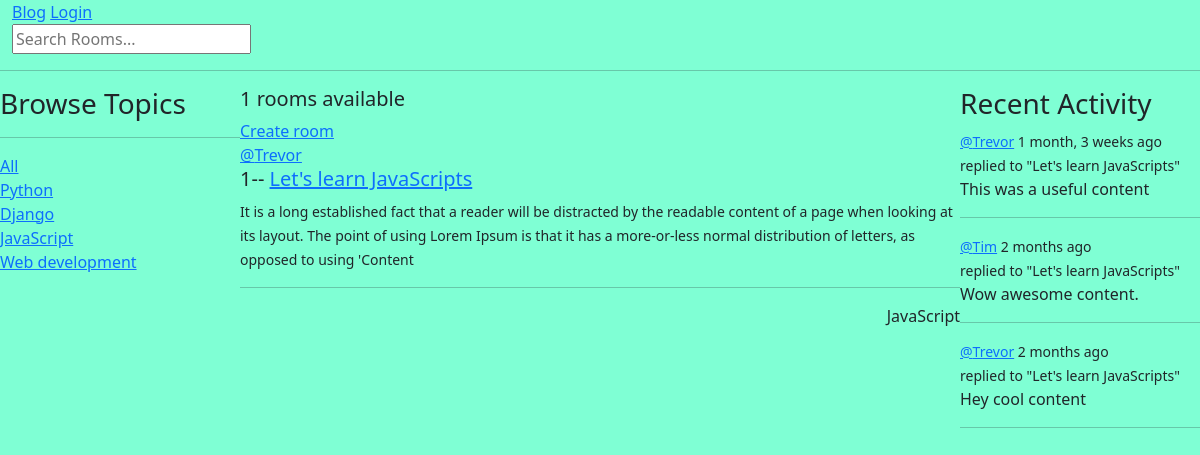
The app's page /home/?q=JavaScript with its own data.
### blogapp/models.py (models this page shows)
class Topic(models.Model):
    name = models.CharField(max_length=200)
    def __str__(self):
        return self.name

class Room(models.Model):
    host = models.ForeignKey(User, on_delete=models.SET_NULL,null=True)
    topic = models.ForeignKey(Topic, on_delete=models.SET_NULL,null=True)
    name = models.CharField(max_length=200)
    description = models.TextField(null=True, blank=True)
    participants = models.ManyToManyField(User, related_name='participants', blank=True)
    updated = models.DateTimeField(auto_now=True)
    created = models.DateTimeField(auto_now_add=True)
    class Meta:
        ordering = ['-updated','-created']
    def __str__(self):
        return self.name

class Message(models.Model):
    user = models.ForeignKey(User, on_delete=models.CASCADE)
    room = models.ForeignKey(Room, on_delete=models.CASCADE)
    body = models.TextField()
    updated = models.DateTimeField(auto_now=True)
    created = models.DateTimeField(auto_now_add=True)
    class Meta:
        ordering = ['-updated','-created']
    def __str__(self):
        return self.body[0:50]

### blogapp/views.py (the view)
# urls.py: 2. Add a URL to urlpatterns:  path('', views.home, name='home')
def home(request):
    q = request.GET.get('q') if request.GET.get('q') != None else ''
    topics = Topic.objects.all()
    rooms =Room.objects.filter(
        Q(topic__name__icontains=q) |
        Q(description__icontains=q) |
        Q(name__icontains=q) |
        Q(host__username__icontains=q)
    )
    room_count = rooms.count()
    room_messages = Message.objects.filter(Q(room__topic__name__icontains=q))
    context = {'rooms':rooms, 'topics':topics, 'room_count':room_count,'room_messages':room_messages}
    return render(request,'home.html',context)

### templates/home.html (shortened to what this page needs)
<!doctype html>
<html lang="en">
<head>
</head>
<body>
{% extends 'base.html' %}
{% block content %}
    <div class="home-container">
        <div>
            {% include 'topic-component.html' %}
        </div>
        <div>
            <h5>{{ room_count }} rooms available</h5>
            <a href="{% url 'createRoom' %}">Create room</a>
            {% include 'feed_component.html' %}
        </div>
        <div>
           {% include 'activity_component.html' %}
        </div>
    </div>
{% endblock %}

### templates/topic-component.html (shortened to what this page needs)
<!doctype html>
<html lang="en">
<head>
</head>
<body>
<h3>Browse Topics</h3>
<hr>
<div>
    <a href="{% url 'home' %}">All</a>
</div>
{% for topic in topics %}
    <div>
        <a href="{% url 'home' %}?q={{ topic.name }}">{{ topic.name }}</a>
    </div>
{% endfor %}
</body>
</html>

### templates/feed_component.html (shortened to what this page needs)
<!doctype html>
<html lang="en">
<head>
</head>
<body>
<div>
                {% for room in rooms %}
                    <div>
                        <a href="{% url 'userprofile' room.host.id%}">@{{ room.host }}</a>
                        <h5>{{ room.id }}-- <a href="{% url 'room' room.id%}">{{ room.name }}</a></h5>
                        <small>{{ room.description }}</small>
                        <hr>
                        <div class="d-flex justify-content-end">
                            <div>
                                <span>{{ room.topic }}</span>
                            </div>
                        </div>
                    </div>
                {% endfor %}
            </div>
</body>
</html>

### templates/activity_component.html (shortened to what this page needs)
<!doctype html>
<html lang="en">
<head>
</head>
<body>
 <h3>Recent Activity</h3>
 {% for room_message in room_messages %}
     <div>
         <small><a href="{% url 'userprofile' room_message.user.id%}">@{{ room_message.user }}</a>  {{ room_message.created | timesince }} ago</small>
         <br>
         <small>replied to "{{ room_message.room }}"</small>
         <br>
         <p>{{ room_message}}</p>
         <hr>
     </div>
 {% endfor %}
</body>
</html>

### static/style/main.css (style rules this page uses)
body { background-color: aquamarine; }

### templates/home.html (style rules this page uses)
.home-container { display: grid; grid-template-columns: 1fr 3fr 1fr; }

### records on screen
Topic: name "Python"
Topic: name "Django"
Topic: name "JavaScript"
Topic: name "Web development"
Room: host "Trevor", id "1", name "Let's learn JavaScripts", description "It is a long established fact that a reader will be distracted by the readable content of a page when looking at its layout. The point of using Lorem Ipsum is that it has a more-or-less normal distribution of letters, as opposed to using 'Content", topic "JavaScript"
Message: user "Trevor", created "1 month, 3 weeks", room "Let's learn JavaScripts", body "This was a useful content"
Message: user "Tim", created "2 months", room "Let's learn JavaScripts", body "Wow awesome content."
Message: user "Trevor", created "2 months", room "Let's learn JavaScripts", body "Hey cool content"

### other values on screen
{{ room_count }} "1"
